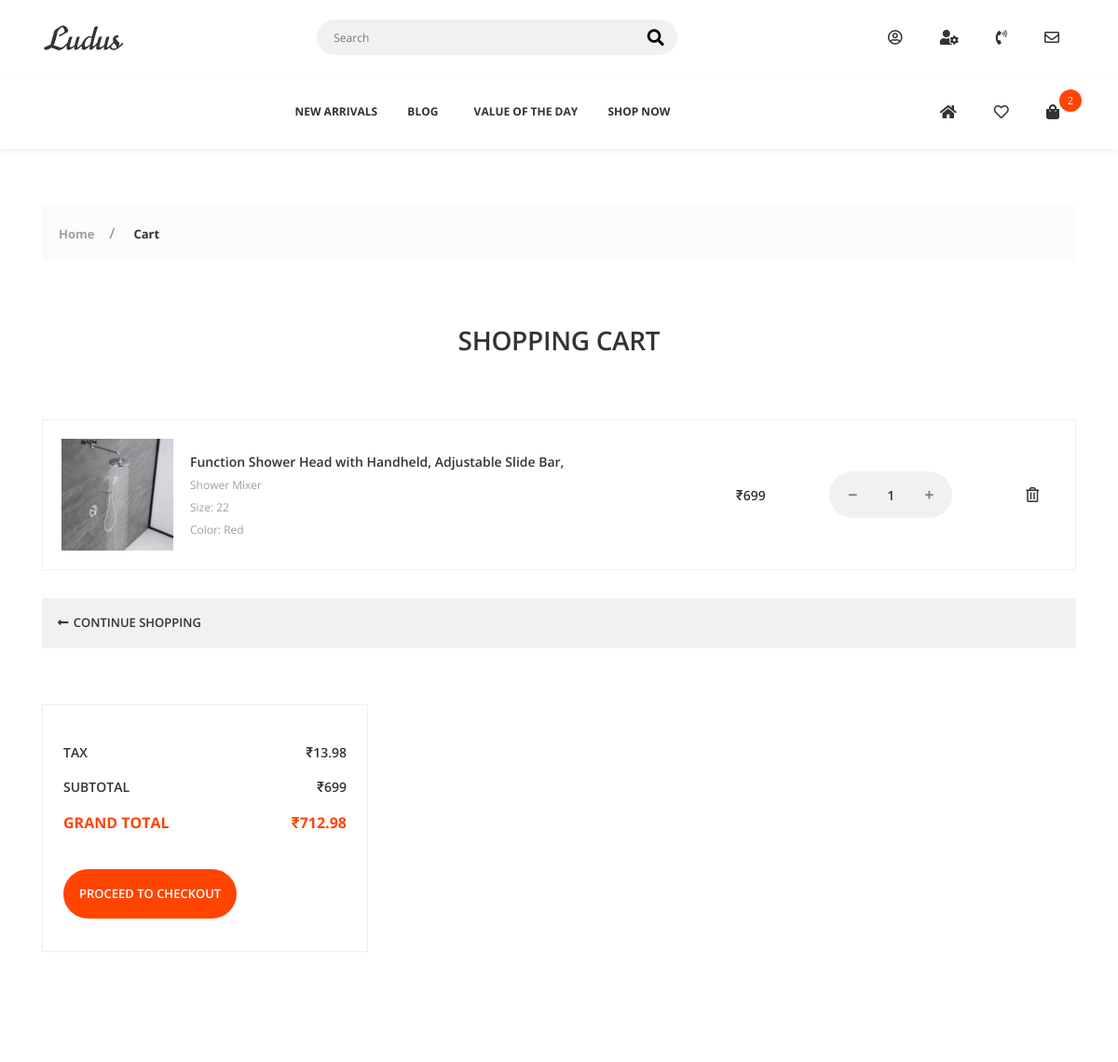
Before: /cart/ (signed in, upper part) with the older database file.
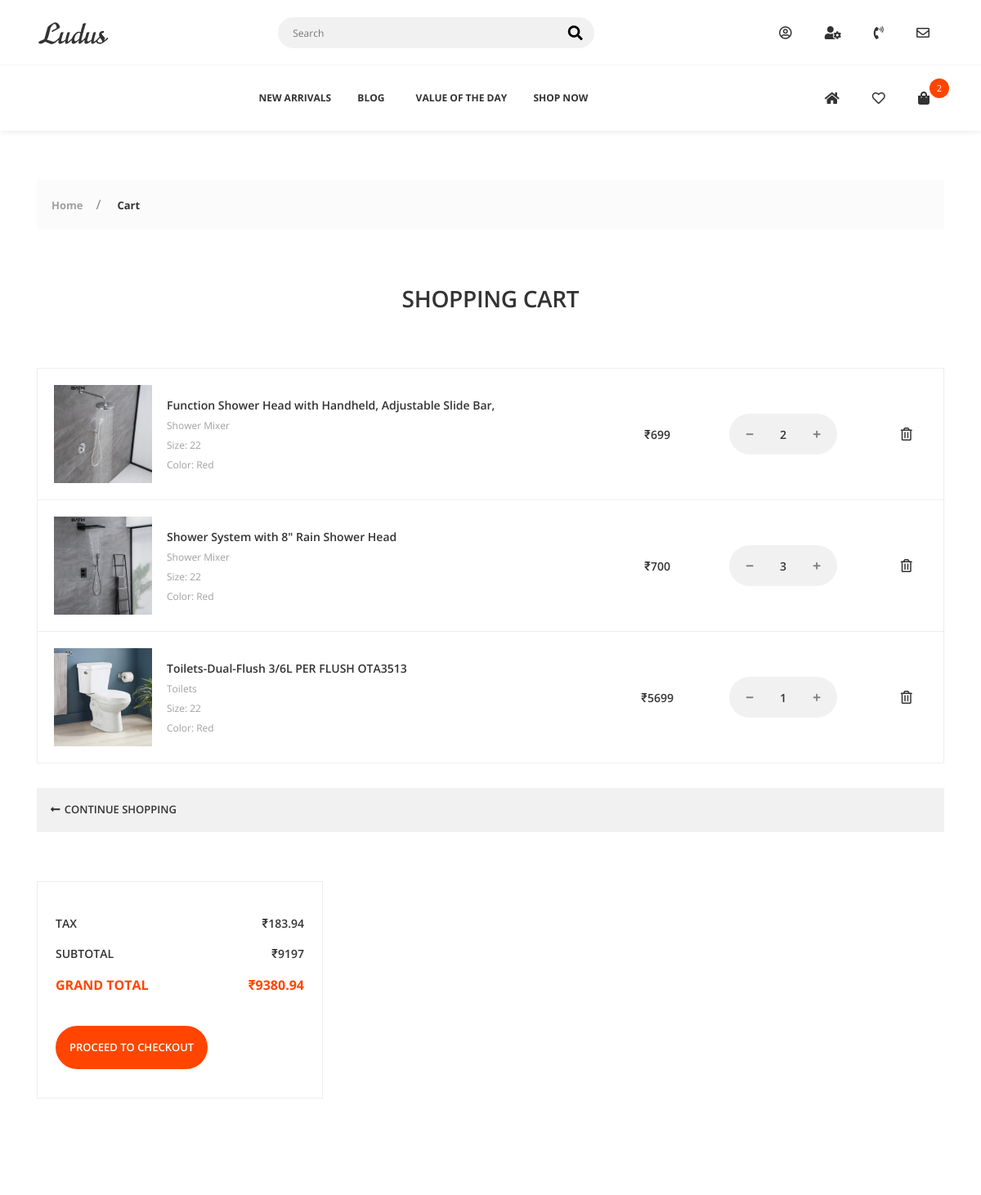
After: the same page with the newer database file.
### cart/models.py (models this page shows, shortened)
class CartItem(models.Model):
    user = models.ForeignKey(Account, on_delete=models.CASCADE, null=True)
    product = models.ForeignKey(Product, on_delete=models.CASCADE)
    variations = models.ManyToManyField(Variation, blank=True)
    cart = models.ForeignKey(Cart, on_delete=models.CASCADE, null=True)
    quantity = models.IntegerField()
    is_active = models.BooleanField(default=True)

### shop_app/models.py (models this page shows, shortened)
class Product(models.Model):
    product_name = models.CharField(max_length=200, unique=True)
    slug = models.SlugField(max_length=200, unique=True)
    description = models.TextField(max_length=500, blank=True)
    price = models.IntegerField()
    images = models.ImageField(upload_to='photos/product')
    stock = models.IntegerField()
    is_available = models.BooleanField(default=True)
    is_featured = models.BooleanField(default=False)
    category = models.ForeignKey(Category, on_delete=models.CASCADE)
    created_date = models.DateTimeField(auto_now_add=True)
    modified_date = models.DateTimeField(auto_now=True)

class Category(models.Model):
    category_name = models.CharField(max_length=50, unique=True)
    slug = models.SlugField(max_length=100, unique=True)
    description = models.TextField(max_length=255, blank=True)
    cat_image = models.ImageField(upload_to='photos/categories', blank=True)
    class Meta:
        verbose_name = 'category'
        verbose_name_plural = 'categories'
    def __str__(self):
        return self.category_name  #shows the name

### cart/views.py (the view)
# urls.py: path('cart/', include('cart.urls')),
def cart(request, total=0, quantity=0, cart_item=None, cart_items=None):
    try:
        tax = 0
        grand_total = 0
        if request.user.is_authenticated:
            cart_items = CartItem.objects.filter(
                user=request.user, is_active=True)
        else:
            cart = Cart.objects.get(cart_id=_cart_id(request))
            cart_items = CartItem.objects.filter(cart=cart, is_active=True)
        for cart_item in cart_items:
            total += (cart_item.product.price*cart_item.quantity)
            quantity += cart_item.quantity
        tax = (2*total)/100
        grand_total = total+tax
    except ObjectDoesNotExist:
        pass
    context = {
        'total': total,
        'quantity': quantity,
        'cart_items': cart_items,
        'tax': tax,
        'grand_total': grand_total,
    }
    return render(request, 'cart.html', context)

### templates/cart.html
{% extends 'base.html' %}
{% load static %}
{% block content %}
        <div class="app-content">
            <div class="u-s-p-y-60">
                <div class="section__content">
                    <div class="container">
                         <div class="breadcrumb">
                            <div class="breadcrumb__wrap">
                                <ul class="breadcrumb__list">
                                    <li class="has-separator">
                                        <a href="{% url 'home' %}">Home</a></li>
                                    <li class="is-marked">
                                        <a href="{% url 'cart' %}">Cart</a></li>
                                </ul>
                            </div>
                        </div>
                    </div>
                </div>
            </div>
            {% if not cart_items %}
             <div class="u-s-p-y-60">
                <div class="section__content">
                    <div class="container">
                        <div class="row">
                            <div class="col-lg-12 col-md-12 u-s-m-b-30">
                                <div class="empty">
                                    <div class="empty__wrap">
                                        <span class="empty__big-text">EMPTY</span>
                                        <span class="empty__text-1">No items found on your cart.</span>
                                        <a class="empty__redirect-link btn--e-brand" href="{% url 'store' %}">CONTINUE SHOPPING</a></div>
                                </div>
                            </div>
                        </div>
                    </div>
                </div>
            </div>
            {% else %}
            <div class="u-s-p-b-60">
                <div class="section__intro u-s-m-b-60">
                    <div class="container">
                        <div class="row">
                            <div class="col-lg-12">
                                <div class="section__text-wrap">
                                    <h1 class="section__heading u-c-secondary">SHOPPING CART</h1>
                                </div>
                            </div>
                        </div>
                    </div>
                </div>
                <div class="section__content">
                    <div class="container">
                        <div class="row">
                            <div class="col-lg-12 col-md-12 col-sm-12 u-s-m-b-30">
                                <div class="table-responsive">
                                    <table class="table-p">
                                        <tbody>
                                            {% for cart_item in cart_items %}
                                            <tr>
                                                <td>
                                                    <div class="table-p__box">
                                                        <div class="table-p__img-wrap">
                                                            <img class="u-img-fluid" src="{{cart_item.product.images.url}}" style="width:600 height:600;" alt=""></div>
                                                        <div class="table-p__info">
                                                            <span class="table-p__name">
                                                                <a href="#">{{cart_item.product.product_name}}</a></span>
                                                            <span class="table-p__category">
                                                                <a href="#">{{cart_item.product.category}}</a></span>
                                                            <ul class="table-p__variant-list">
                                                                <li>
                                                                    <span>Size: 22</span></li>
                                                                <li>
                                                                    <span>Color: Red</span></li>
                                                            </ul>
                                                        </div>
                                                    </div>
                                                </td>
                                                <td>
                                                    <span class="table-p__price">₹{{cart_item.product.price}}</span></td>
                                                <td>
                                                    <div class="table-p__input-counter-wrap">
                                                        <div class="input-counter">
                                                             <a href="{% url 'remove_cart' cart_item.product.id cart_item.id %}">
                                                            <span class="input-counter__minus fas fa-minus"></span></a>
                                                            <input class="input-counter__text input-counter--text-primary-style" type="text" value="{{cart_item.quantity}}" data-min="1" data-max="1000">
                                                            <a href="{% url 'add_cart' cart_item.product.id %}">
                                                            <span class="input-counter__plus fas fa-plus"></span></a></div>
                                                    </div>
                                                </td>
                                                <td>
                                                    <div class="table-p__del-wrap">
                                                        <a class="far fa-trash-alt table-p__delete-link" href="{% url 'remove_cart_item' cart_item.product.id cart_item.id%}"></a></div>
                                                </td>
                                            </tr>
                                            {% endfor %}
                                        </tbody>
                                    </table>
                                </div>
                            </div>
                            <div class="col-lg-12">
                                <div class="route-box">
                                    <div class="route-box__g1">
                                        <a class="route-box__link" href="{% url 'store' %}"><i class="fas fa-long-arrow-alt-left"></i>
                                            <span>CONTINUE SHOPPING</span></a></div>
                                </div>
                            </div>
                        </div>
                    </div>
                </div>
            </div>
            <div class="u-s-p-b-60">
                <div class="section__content">
                    <div class="container">
                        <div class="row">
                            <div class="col-lg-12 col-md-12 col-sm-12 u-s-m-b-30">
                                    <div class="row">
                                        <div class="col-lg-4 col-md-6 u-s-m-b-30">
                                            <div class="f-cart__pad-box">
                                                <div class="u-s-m-b-30">
                                                    <table class="f-cart__table">
                                                        <tbody>
                                                            <tr>
                                                                <td>TAX</td>
                                                                <td>₹{{tax}}</td>
                                                            </tr>
                                                            <tr>
                                                                <td>SUBTOTAL</td>
                                                                <td>₹{{total}}</td>
                                                            </tr>
                                                            <tr>
                                                                <td>GRAND TOTAL</td>
                                                                <td>₹{{grand_total}}</td>
                                                            </tr>
                                                        </tbody>
                                                    </table>
                                                </div>
                                                <div>
                                                    <a class="empty__redirect-link btn--e-brand" href="{% url 'checkout' %}">PROCEED TO CHECKOUT</a></div>
                                            </div>
                                        </div>
                                    </div>
                            </div>
                        </div>
                    </div>
                </div>
            </div>
            {% endif %}
        </div>
{% endblock %}

### templates/base.html (shortened to what this page needs)
<!DOCTYPE html>
{% load static %}
<html class="no-js" lang="en">
<head>
    <link rel="stylesheet" href="{% static 'css/vendor.css' %}">
    <link rel="stylesheet" href="{% static 'css/utility.css' %}">
    <link rel="stylesheet" href="{% static 'css/app.css' %}">
</head>
<body class="config">
    <div id="app">
        <header class="header--style-1 header--box-shadow">
            <nav class="primary-nav primary-nav-wrapper--border">
                <div class="container">
                    <div class="primary-nav">
                        <a class="main-logo" href="index.html">
                            <img src="images/logo/logo-1.png" alt=""></a>
                        <form class="main-form">
                            <input class="input-text input-text--border-radius input-text--style-1" type="text" id="main-search" placeholder="Search">
                            <button class="btn btn--icon fas fa-search main-search-button" type="submit"></button></form>
                        <div class="menu-init" id="navigation">
                            <div class="ah-lg-mode">
                                <ul class="ah-list ah-list--design1 ah-list--link-color-secondary">
                                    <li class="has-dropdown" data-tooltip="tooltip" data-placement="left" title="Account">
                                        <a><i class="far fa-user-circle"></i></a>
                                    </li>
                                    <li class="has-dropdown" data-tooltip="tooltip" data-placement="left" title="Settings">
                                        <a><i class="fas fa-user-cog"></i></a>
                                    </li>
                                    <li data-tooltip="tooltip" data-placement="left" title="Contact">
                                        <a href="tel:+919747972560"><i class="fas fa-phone-volume"></i></a></li>
                                    <li data-tooltip="tooltip" data-placement="left" title="Mail">
                                        <a href="mailto:sankartstore@gmail.com"><i class="far fa-envelope"></i></a></li>
                                </ul>
                            </div>
                        </div>
                    </div>
                </div>
            </nav>
            <nav class="secondary-nav-wrapper">
                <div class="container">
                    <div class="secondary-nav">
                        <div class="menu-init" id="navigation2">
                            <div class="ah-lg-mode">
                                <ul class="ah-list ah-list--design2 ah-list--link-color-secondary">
                                    <li>
                                        <a href="shop-side-version-2.html">NEW ARRIVALS</a></li>
                                    <li class="has-dropdown">
                                        <a>BLOG</a>
                                    </li>
                                    <li>
                                        <a href="shop-side-version-2.html">VALUE OF THE DAY</a></li>
                                    <li>
                                        <a href="{% url 'store' %}">SHOP NOW</a></li>
                                </ul>
                            </div>
                        </div>
                        <div class="menu-init" id="navigation3">
                            <div class="ah-lg-mode">
                                <ul class="ah-list ah-list--design1 ah-list--link-color-secondary">
                                    <li>
                                        <a href="index.html"><i class="fas fa-home"></i></a></li>
                                    <li>
                                        <a href="wishlist.html"><i class="far fa-heart"></i></a></li>
                                    <li class="has-dropdown">
                                        <a class="mini-cart-shop-link"><i class="fas fa-shopping-bag"></i>
                                            <span class="total-item-round">2</span></a>
                                    </li>
                                </ul>
                            </div>
                        </div>
                    </div>
                </div>
            </nav>
        </header>
        {% block content %}
        {% endblock %}
    </div>
</body>
</html>

Changed rows visible on the page:
changed CartItem "Function Shower Head with Handheld, Adjustable Slide Bar,": quantity "1" → "2"
added CartItem: product.images (picture), product.product_name "Shower System with 8\" Rain Shower Head", product.category "Shower Mixer", product.price "700", quantity "3"
added CartItem: product.images (picture), product.product_name "Toilets-Dual-Flush 3/6L PER FLUSH OTA3513", product.category "Toilets", product.price "5699", quantity "1"
Other visible differences:
{{ tax }}: "13.98" → "183.94"
{{ total }}: "699" → "9197"
{{ grand_total }}: "712.98" → "9380.94"
